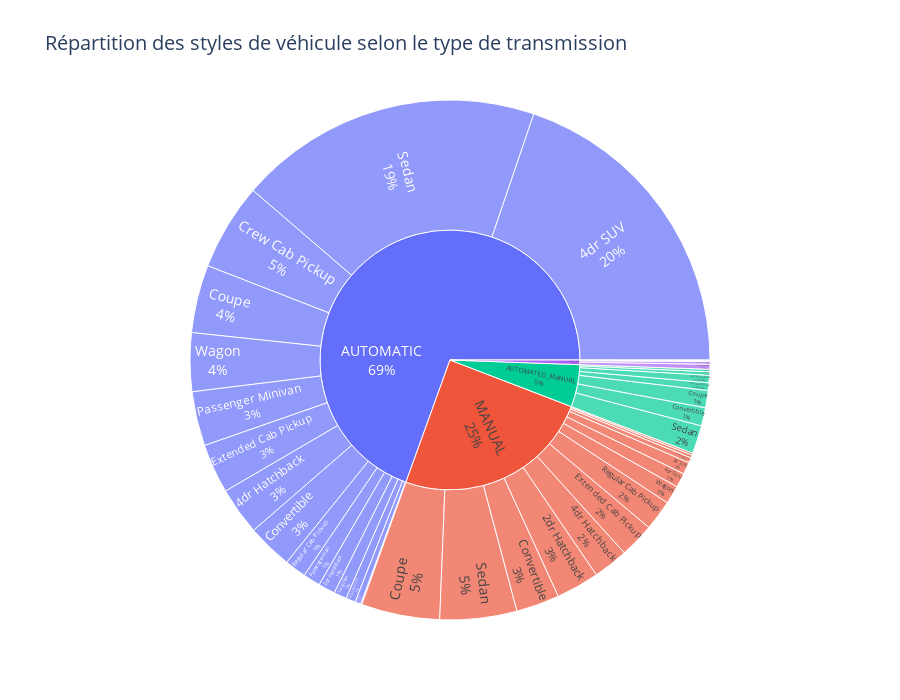

The cell this chart's notebook holds for it:
### Markdown cell above
### Analyse croisée de la répartition des types de transmission en fonction du prix et du style de véhicule

#### Répartition des types de transmission selon les quantiles de prix

Le premier graphique présente la distribution des types de transmission (automatique, manuelle, automatisée manuelle, etc.) au sein de cinq quantiles de prix (MSRP). Une tendance nette se dégage :

- **Les véhicules à transmission automatique** dominent largement dans les **quantiles intermédiaires à élevés**, représentant souvent **plus de 80 %** des véhicules de ces catégories. Ce type de transmission est typique des véhicules destinés à un usage confortable ou urbain.
- **Les transmissions manuelles** sont **majoritairement présentes dans les véhicules les moins chers** (1er quantile), puis décroissent fortement à mesure que le prix augmente.
- Les **transmissions automatisées manuelles** apparaissent de manière marginale, surtout dans les véhicules haut de gamme.

Ces observations traduisent une corrélation directe entre le **niveau de prix** d’un véhicule et son **type de transmission**.

### Code cell
# Préparation des données
df_clean = df[['Transmission Type', 'Vehicle Style']].dropna()
df_clean = df_clean[df_clean['Transmission Type'] != 'UNKNOWN']

# Agrégation par transmission et style
style_trans = df_clean.groupby(['Transmission Type', 'Vehicle Style']).size().reset_index(name='Nombre de véhicules')

# Création du graphique sunburst
fig = px.sunburst(
    style_trans,
    path=['Transmission Type', 'Vehicle Style'],
    values='Nombre de véhicules',
    title="Répartition des styles de véhicule selon le type de transmission"
)

# Affichage du pourcentage et étiquettes
fig.update_traces(
    textinfo='label+percent entry',
    insidetextorientation='radial'
)

# Taille du graphique
fig.update_layout(
    font=dict(size=14),
    width=900,
    height=700
)

# Affichage dans VS Code
pyo.iplot(fig)

### Figure 1 — Plotly figure (JSON) as saved in the notebook; plotly's stock layout.template omitted (floating-point values rounded to 4 significant figures)
{"data": [{"branchvalues": "total", "domain": {"x": [0, 1], "y": [0, 1]}, "hovertemplate": "labels=%{label}<br>Nombre de véhicules=%{value}<br>parent=%{parent}<br>id=%{id}<extra></extra>", "ids": ["AUTOMATED_MANUAL/2dr Hatchback", "AUTOMATED_MANUAL/4dr Hatchback", "AUTOMATED_MANUAL/4dr SUV", "AUTOMATED_MANUAL/Convertible", "AUTOMATED_MANUAL/Coupe", "AUTOMATED_MANUAL/Sedan", "AUTOMATED_MANUAL/Wagon", "AUTOMATIC/2dr Hatchback", "AUTOMATIC/2dr SUV", "AUTOMATIC/4dr Hatchback", "AUTOMATIC/4dr SUV", "AUTOMATIC/Cargo Minivan", "AUTOMATIC/Cargo Van", "AUTOMATIC/Convertible", "AUTOMATIC/Convertible SUV", "AUTOMATIC/Coupe", "AUTOMATIC/Crew Cab Pickup", "AUTOMATIC/Extended Cab Pickup", "AUTOMATIC/Passenger Minivan", "AUTOMATIC/Passenger Van", "AUTOMATIC/Regular Cab Pickup", "AUTOMATIC/Sedan", "AUTOMATIC/Wagon", "DIRECT_DRIVE/2dr Hatchback", "DIRECT_DRIVE/4dr Hatchback", "DIRECT_DRIVE/4dr SUV", "DIRECT_DRIVE/Sedan", "DIRECT_DRIVE/Wagon", "MANUAL/2dr Hatchback", "MANUAL/2dr SUV", "MANUAL/4dr Hatchback", "MANUAL/4dr SUV", "MANUAL/Convertible", "MANUAL/Convertible SUV", "MANUAL/Coupe", "MANUAL/Crew Cab Pickup", "MANUAL/Extended Cab Pickup", "MANUAL/Passenger Minivan", "MANUAL/Regular Cab Pickup", "MANUAL/Sedan", "MANUAL/Wagon", "AUTOMATED_MANUAL", "AUTOMATIC", "DIRECT_DRIVE", "MANUAL"], "insidetextorientation": "radial", "labels": ["2dr Hatchback", "4dr Hatchback", "4dr SUV", "Convertible", "Coupe", "Sedan", "Wagon", "2dr Hatchback", "2dr SUV", "4dr Hatchback", "4dr SUV", "Cargo Minivan", "Cargo Van", "Convertible", "Convertible SUV", "Coupe", "Crew Cab Pickup", "Extended Cab Pickup", "Passenger Minivan", "Passenger Van", "Regular Cab Pickup", "Sedan", "Wagon", "2dr Hatchback", "4dr Hatchback", "4dr SUV", "Sedan", "Wagon", "2dr Hatchback", "2dr SUV", "4dr Hatchback", "4dr SUV", "Convertible", "Convertible SUV", "Coupe", "Crew Cab Pickup", "Extended Cab Pickup", "Passenger Minivan", "Regular Cab Pickup", "Sedan", "Wagon", "AUTOMATED_MANUAL", "AUTOMATIC", "DIRECT_DRIVE", "MANUAL"], "name": "", "parents": ["AUTOMATED_MANUAL", "AUTOMATED_MANUAL", "AUTOMATED_MANUAL", "AUTOMATED_MANUAL", "AUTOMATED_MANUAL", "AUTOMATED_MANUAL", "AUTOMATED_MANUAL", "AUTOMATIC", "AUTOMATIC", "AUTOMATIC", "AUTOMATIC", "AUTOMATIC", "AUTOMATIC", "AUTOMATIC", "AUTOMATIC", "AUTOMATIC", "AUTOMATIC", "AUTOMATIC", "AUTOMATIC", "AUTOMATIC", "AUTOMATIC", "AUTOMATIC", "AUTOMATIC", "DIRECT_DRIVE", "DIRECT_DRIVE", "DIRECT_DRIVE", "DIRECT_DRIVE", "DIRECT_DRIVE", "MANUAL", "MANUAL", "MANUAL", "MANUAL", "MANUAL", "MANUAL", "MANUAL", "MANUAL", "MANUAL", "MANUAL", "MANUAL", "MANUAL", "MANUAL", "", "", "", ""], "textinfo": "label+percent entry", "type": "sunburst", "values": [57.0, 54.0, 26.0, 135.0, 127.0, 209.0, 18.0, 125.0, 44.0, 352.0, 2353.0, 71.0, 95.0, 336.0, 8.0, 502.0, 643.0, 366.0, 402.0, 128.0, 159.0, 2249.0, 433.0, 3.0, 37.0, 3.0, 20.0, 5.0, 319.0, 90.0, 259.0, 106.0, 320.0, 21.0, 580.0, 38.0, 257.0, 15.0, 225.0, 569.0, 136.0, 626.0, 8266.0, 68.0, 2935.0]}], "layout": {"font": {"size": 14}, "height": 700, "legend": {"tracegroupgap": 0}, "title": {"text": "Répartition des styles de véhicule selon le type de transmission"}, "width": 900}}
